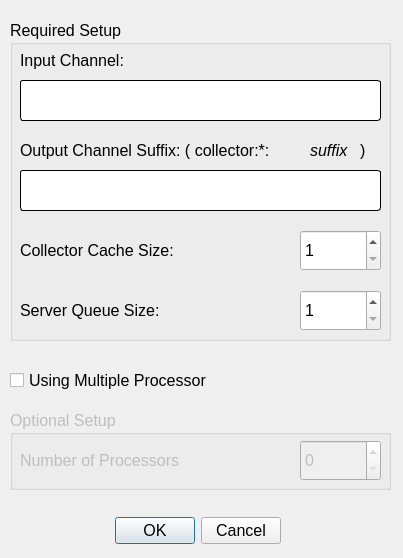
<?xml version="1.0" encoding="UTF-8"?>
<ui version="4.0">
 <class>Dialog</class>
 <widget class="QDialog" name="Dialog">
  <property name="geometry">
   <rect>
    <x>0</x>
    <y>0</y>
    <width>403</width>
    <height>558</height>
   </rect>
  </property>
  <property name="windowTitle">
   <string>Dialog</string>
  </property>
  <widget class="QDialogButtonBox" name="btn_accept_reject">
   <property name="geometry">
    <rect>
     <x>110</x>
     <y>510</y>
     <width>171</width>
     <height>41</height>
    </rect>
   </property>
   <property name="font">
    <font>
     <pointsize>12</pointsize>
    </font>
   </property>
   <property name="orientation">
    <enum>Qt::Horizontal</enum>
   </property>
   <property name="standardButtons">
    <set>QDialogButtonBox::Cancel|QDialogButtonBox::Ok</set>
   </property>
  </widget>
  <widget class="QGroupBox" name="gbox_required">
   <property name="geometry">
    <rect>
     <x>10</x>
     <y>20</y>
     <width>381</width>
     <height>321</height>
    </rect>
   </property>
   <property name="font">
    <font>
     <pointsize>12</pointsize>
    </font>
   </property>
   <property name="title">
    <string>Required Setup</string>
   </property>
   <widget class="QLabel" name="lbl_input">
    <property name="geometry">
     <rect>
      <x>10</x>
      <y>30</y>
      <width>131</width>
      <height>21</height>
     </rect>
    </property>
    <property name="text">
     <string>Input Channel:</string>
    </property>
   </widget>
   <widget class="QLineEdit" name="le_input">
    <property name="geometry">
     <rect>
      <x>10</x>
      <y>60</y>
      <width>361</width>
      <height>41</height>
     </rect>
    </property>
    <property name="styleSheet">
     <string notr="true">border:1px solid black;
border-radius:3;</string>
    </property>
   </widget>
   <widget class="QLineEdit" name="le_output">
    <property name="geometry">
     <rect>
      <x>10</x>
      <y>150</y>
      <width>361</width>
      <height>41</height>
     </rect>
    </property>
    <property name="styleSheet">
     <string notr="true">border:1px solid black;
border-radius:3;</string>
    </property>
   </widget>
   <widget class="QLabel" name="lbl_output">
    <property name="geometry">
     <rect>
      <x>10</x>
      <y>120</y>
      <width>291</width>
      <height>21</height>
     </rect>
    </property>
    <property name="text">
     <string>Output Channel Suffix: ( collector:*:</string>
    </property>
   </widget>
   <widget class="QLabel" name="label_3">
    <property name="geometry">
     <rect>
      <x>300</x>
      <y>120</y>
      <width>51</width>
      <height>21</height>
     </rect>
    </property>
    <property name="font">
     <font>
      <pointsize>12</pointsize>
      <italic>true</italic>
     </font>
    </property>
    <property name="text">
     <string>suffix</string>
    </property>
   </widget>
   <widget class="QLabel" name="label_4">
    <property name="geometry">
     <rect>
      <x>350</x>
      <y>120</y>
      <width>16</width>
      <height>21</height>
     </rect>
    </property>
    <property name="text">
     <string>)</string>
    </property>
   </widget>
   <widget class="QLabel" name="lbl_server_queue_size">
    <property name="geometry">
     <rect>
      <x>10</x>
      <y>270</y>
      <width>161</width>
      <height>41</height>
     </rect>
    </property>
    <property name="text">
     <string>Server Queue Size:</string>
    </property>
   </widget>
   <widget class="QLabel" name="lbl_cache_size">
    <property name="geometry">
     <rect>
      <x>10</x>
      <y>210</y>
      <width>181</width>
      <height>41</height>
     </rect>
    </property>
    <property name="text">
     <string>Collector Cache Size: </string>
    </property>
   </widget>
   <widget class="QSpinBox" name="sbox_cache_size">
    <property name="geometry">
     <rect>
      <x>290</x>
      <y>210</y>
      <width>81</width>
      <height>41</height>
     </rect>
    </property>
    <property name="minimum">
     <number>1</number>
    </property>
    <property name="maximum">
     <number>999999</number>
    </property>
   </widget>
   <widget class="QSpinBox" name="sbox_server_queue_size">
    <property name="geometry">
     <rect>
      <x>290</x>
      <y>270</y>
      <width>81</width>
      <height>41</height>
     </rect>
    </property>
    <property name="minimum">
     <number>1</number>
    </property>
    <property name="maximum">
     <number>999999</number>
    </property>
   </widget>
  </widget>
  <widget class="QCheckBox" name="chk_multiple_processors">
   <property name="geometry">
    <rect>
     <x>10</x>
     <y>360</y>
     <width>231</width>
     <height>41</height>
    </rect>
   </property>
   <property name="font">
    <font>
     <pointsize>12</pointsize>
    </font>
   </property>
   <property name="text">
    <string>Using Multiple Processor</string>
   </property>
  </widget>
  <widget class="QGroupBox" name="gbox_optional">
   <property name="enabled">
    <bool>false</bool>
   </property>
   <property name="geometry">
    <rect>
     <x>10</x>
     <y>410</y>
     <width>381</width>
     <height>80</height>
    </rect>
   </property>
   <property name="font">
    <font>
     <pointsize>12</pointsize>
    </font>
   </property>
   <property name="title">
    <string>Optional Setup</string>
   </property>
   <widget class="QSpinBox" name="sbox_num_processors">
    <property name="geometry">
     <rect>
      <x>290</x>
      <y>30</y>
      <width>81</width>
      <height>41</height>
     </rect>
    </property>
   </widget>
   <widget class="QLabel" name="lbl_num_processors">
    <property name="geometry">
     <rect>
      <x>10</x>
      <y>30</y>
      <width>181</width>
      <height>41</height>
     </rect>
    </property>
    <property name="text">
     <string>Number of Processors</string>
    </property>
   </widget>
  </widget>
 </widget>
 <resources/>
 <connections>
  <connection>
   <sender>btn_accept_reject</sender>
   <signal>accepted()</signal>
   <receiver>Dialog</receiver>
   <slot>accept()</slot>
   <hints>
    <hint type="sourcelabel">
     <x>248</x>
     <y>254</y>
    </hint>
    <hint type="destinationlabel">
     <x>157</x>
     <y>274</y>
    </hint>
   </hints>
  </connection>
  <connection>
   <sender>btn_accept_reject</sender>
   <signal>rejected()</signal>
   <receiver>Dialog</receiver>
   <slot>reject()</slot>
   <hints>
    <hint type="sourcelabel">
     <x>316</x>
     <y>260</y>
    </hint>
    <hint type="destinationlabel">
     <x>286</x>
     <y>274</y>
    </hint>
   </hints>
  </connection>
 </connections>
</ui>
